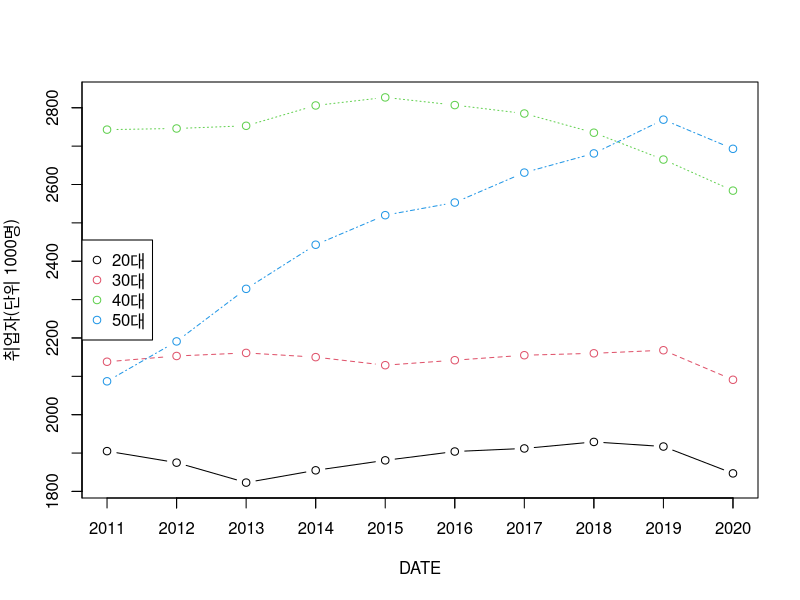

Generate this figure with R:
df <- read.table('./assignment/question2/data/EMPLOYED_BY_GENDER_AND_AGE.csv', sep = ',')[-1, c(-1, -2)]
#rate <- colSums(df)
df <- t(df)

value_range <- 2011:2020
matplot(df, type = "b", pch = 1, col = 1:4, ylab = "취업자(단위 1000명)", xlab = "DATE", labels = F)
axis(side = 2, at = seq(from = 0, to = 7000, by = 100))
axis(side = 1, at = seq_along(value_range), value_range)
legend('left', legend = c('20대', '30대', '40대', '50대'), pch = 1, col = 1:4)
